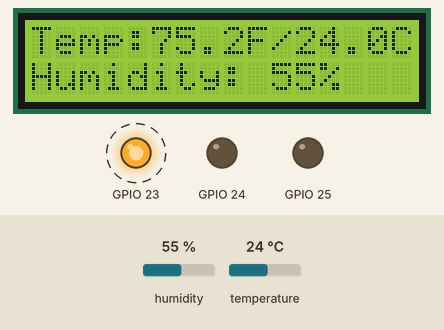
Simulated run of this program. Board: Raspberry Pi (BCM pin numbers). Parts: 16×2 character LCD, output pins drawn as LEDs (lit = HIGH). Dashed ring = blinking. The inputs (shaded band) are chosen by the test bench; at power-on: temperature 24 °C, humidity 55 %. Library files of the repository ran but are not shown: 4 file(s); what the program prints to the terminal is not drawn.

Above: at 1.4 s.
1.5 s: temperature set to 41 °C
At 3.9 s:
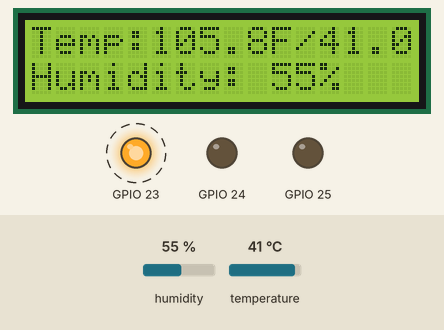
8.1 s: humidity set to 22 %
At 10.6 s:
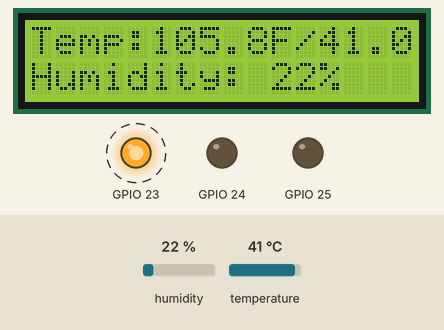
13.4 s: humidity set to 40 %
At 15.6 s:
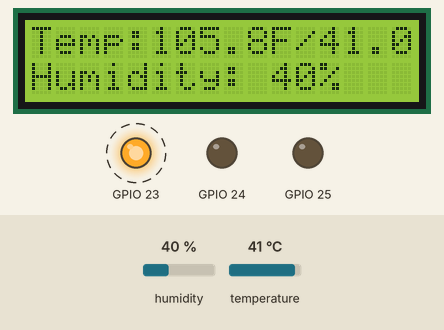
18.1 s: temperature set to 12 °C
At 20.0 s:
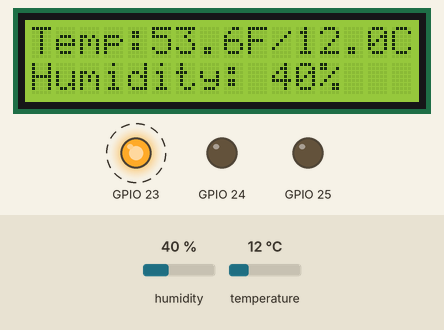
21.2 s: temperature set to 0 °C
At 22.3 s:
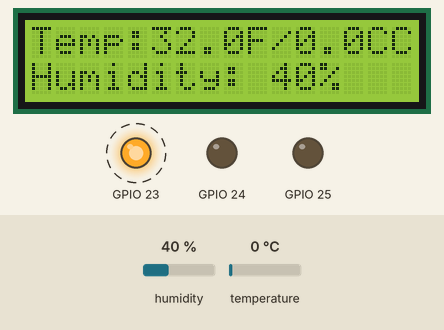
Timing chart, 0 to 28.8 s (numbered marks = the images above; inputs shaded):
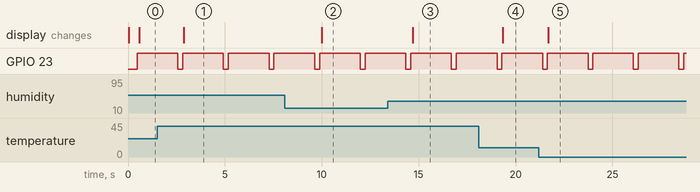

The program:

helloworld_lcd_dht11_led.py
```python
import adafruit_dht
import time
import board
import RPi.GPIO as GPIO
import time
import drivers

GPIO.setmode(GPIO.BCM)
GPIO.setwarnings(False)
GPIO.setup(23,GPIO.OUT)
GPIO.setup(24,GPIO.OUT)
GPIO.setup(25,GPIO.OUT)

MINUTES_BETWEEN_READS = 1

display = drivers.Lcd()
dhtSensor = adafruit_dht.DHT11(board.D4)

try:
	while True:
		try:
			humidity = dhtSensor.humidity
			temp_c = dhtSensor.temperature
			temp_f = temp_c * (9 / 5) + 32
			print(
            			"Temp: {:.1f} F / {:.1f} C    Humidity: {}% ".format(
                		temp_f, temp_c, humidity
            			)
        		)
			GPIO.output(23,GPIO.HIGH)
			display.lcd_display_string("Temp:{:.1f}F/{:.1f}C".format(temp_f, temp_c), 1)
			#display.lcd_display_string("Temperature: %d F" % temp_f, 2)
			display.lcd_display_string("Humidity: {}%".format(humidity), 2)

			time.sleep(2.0)
			GPIO.output(23,GPIO.LOW)
		except RuntimeError as error:
			print(error.args[0])
			GPIO.output(24,GPIO.HIGH)

			display.lcd_clear()

			time.sleep(2.0)
			GPIO.output(24,GPIO.LOW)
			#time.sleep(2.0)
			continue
		except Exception as error:
			dhtSensor.exit()
			raise error
		#time.sleep(2.0)

except KeyboardInterrupt:
	# If there is a KeyboardInterrupt (when you press ctrl+c), exit the program and cleanup
	print("Cleaning up!")
	dhtSensor.exit()
	GPIO.output(23, GPIO.LOW)
	GPIO.output(24, GPIO.LOW)

	display.lcd_clear()
```

Measured:
- after the input at 1.5 s, the display: first changes after 1.4 s (image 1 shows a later state)
- after the input at 8.1 s, the display: changes after 1.9 s (image 2)
- after the input at 13.4 s, the display: changes after 1.3 s (image 3)
- after the input at 18.1 s, the display: first changes after 1.2 s (image 4 shows a later state)
- after the input at 21.2 s, the display: first changes after 0.50 s (image 5 shows a later state)
- by itself, GPIO 23: alternates HIGH for 2.1 s and LOW for 0.25 s
